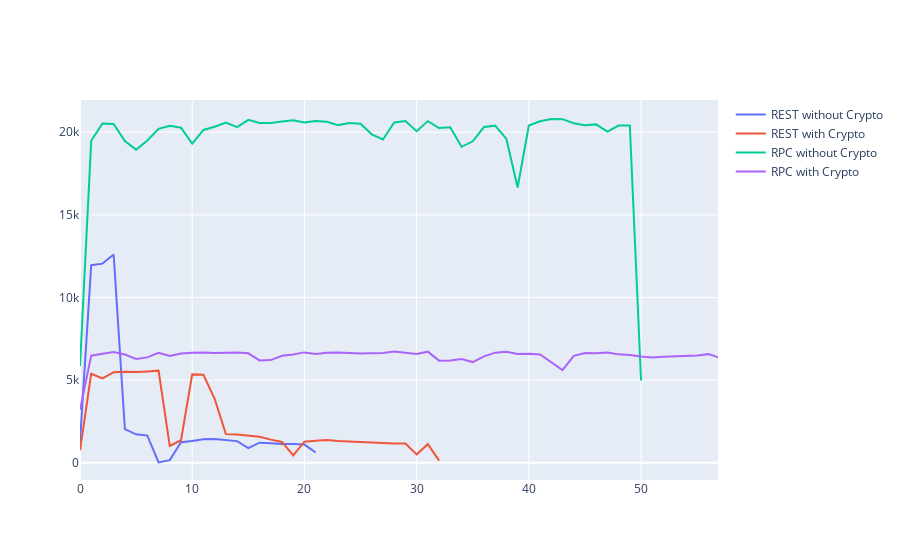

Write notebook code for a chart like this one.
### Markdown cell above
## All plots combined

### Code cell
d1 = pd.read_csv("./bench/rest-without-crypto.csv")
d2 = pd.read_csv("./bench/rest-with-crypto.csv")
d3 = pd.read_csv("./bench/rpc-without-crypto.csv")
d4 = pd.read_csv("./bench/rpc-with-crypto.csv")

fig = go.Figure([
    go.Scatter(y=d1['tx'], name="REST without Crypto"),
    go.Scatter(y=d2['tx'], name="REST with Crypto"),
    go.Scatter(y=d3['tx'], name="RPC without Crypto"),
    go.Scatter(y=d4['tx'], name="RPC with Crypto")
])
fig.show()

### Figure 1 — Plotly figure (JSON) as saved in the notebook; plotly's stock layout.template omitted (floating-point values rounded to 4 significant figures; data arrays with more than 128 entries replaced by an {"elided": "..."} marker saying what was removed)
{"data": [{"name": "REST without Crypto", "type": "scatter", "y": [1278, 11957, 12050, 12602, 2030, 1718, 1642, 21, 158, 1246, 1314, 1427, 1437, 1354, 1308, 880, 1211, 1186, 1133, 1141, 1098, 621]}, {"name": "REST with Crypto", "type": "scatter", "y": [753, 5383, 5100, 5479, 5504, 5484, 5528, 5572, 1012, 1362, 5346, 5321, 3871, 1730, 1701, 1625, 1573, 1398, 1258, 441, 1274, 1337, 1374, 1321, 1284, 1261, 1221, 1207, 1161, 1157, 502, 1125, 131]}, {"name": "RPC without Crypto", "type": "scatter", "y": [5853, 19481, 20529, 20507, 19465, 18947, 19499, 20203, 20390, 20278, 19318, 20140, 20332, 20583, 20308, 20748, 20565, 20564, 20658, 20729, 20593, 20681, 20640, 20433, 20557, 20516, 19877, 19565, 20595, 20683, 20061, 20674, 20259, 20300, 19120, 19454, 20315, 20400, 19593, 16654, 20409, 20667, 20798, 20794, 20547, 20427, 20476, 20033, 20402, 20403, 4976]}, {"name": "RPC with Crypto", "type": "scatter", "y": {"elided": "155 int values"}}], "layout": {"autosize": true, "dragmode": "zoom", "xaxis": {"autorange": false, "range": [0, 56.86]}, "yaxis": {"autorange": false, "range": [-1045.0, 21950.0], "type": "linear"}}}
